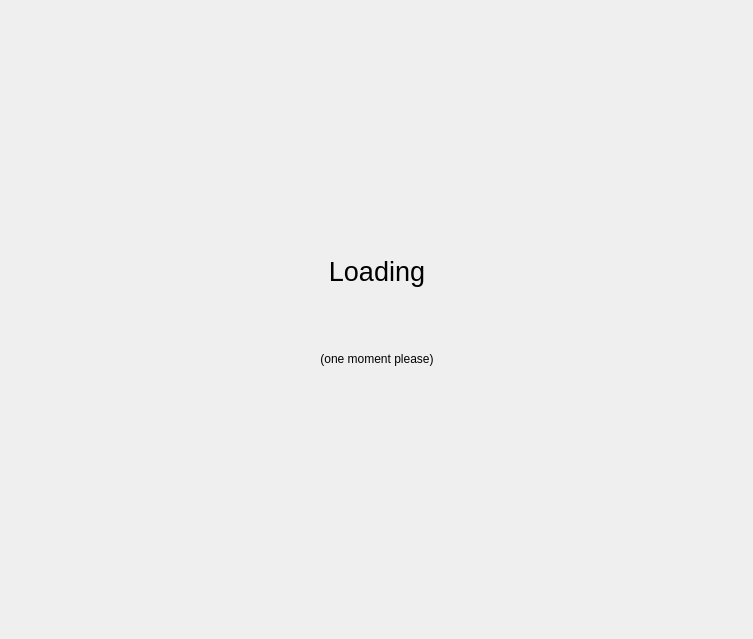
<?xml version="1.0" encoding="UTF-8"?>
<ui version="4.0">
 <class>Form</class>
 <widget class="QWidget" name="Form">
  <property name="geometry">
   <rect>
    <x>0</x>
    <y>0</y>
    <width>753</width>
    <height>639</height>
   </rect>
  </property>
  <property name="windowTitle">
   <string>Form</string>
  </property>
  <layout class="QVBoxLayout" name="verticalLayout_2" stretch="1,1,1">
   <item>
    <spacer name="verticalSpacer">
     <property name="orientation">
      <enum>Qt::Vertical</enum>
     </property>
     <property name="sizeType">
      <enum>QSizePolicy::MinimumExpanding</enum>
     </property>
     <property name="sizeHint" stdset="0">
      <size>
       <width>298</width>
       <height>195</height>
      </size>
     </property>
    </spacer>
   </item>
   <item>
    <widget class="QWidget" name="widget_2" native="true">
     <layout class="QHBoxLayout" name="horizontalLayout" stretch="1,1,1">
      <item>
       <spacer name="horizontalSpacer">
        <property name="orientation">
         <enum>Qt::Horizontal</enum>
        </property>
        <property name="sizeType">
         <enum>QSizePolicy::MinimumExpanding</enum>
        </property>
        <property name="sizeHint" stdset="0">
         <size>
          <width>160</width>
          <height>20</height>
         </size>
        </property>
       </spacer>
      </item>
      <item>
       <widget class="QWidget" name="widget" native="true">
        <property name="sizePolicy">
         <sizepolicy hsizetype="MinimumExpanding" vsizetype="Preferred">
          <horstretch>0</horstretch>
          <verstretch>0</verstretch>
         </sizepolicy>
        </property>
        <property name="minimumSize">
         <size>
          <width>360</width>
          <height>0</height>
         </size>
        </property>
        <property name="maximumSize">
         <size>
          <width>480</width>
          <height>16777215</height>
         </size>
        </property>
        <layout class="QVBoxLayout" name="verticalLayout">
         <item>
          <widget class="QLabel" name="headerLabel">
           <property name="font">
            <font>
             <pointsize>20</pointsize>
            </font>
           </property>
           <property name="text">
            <string>Loading</string>
           </property>
           <property name="alignment">
            <set>Qt::AlignBottom|Qt::AlignHCenter</set>
           </property>
          </widget>
         </item>
         <item>
          <widget class="QLabel" name="loadImageLabel">
           <property name="minimumSize">
            <size>
             <width>132</width>
             <height>20</height>
            </size>
           </property>
           <property name="text">
            <string/>
           </property>
           <property name="alignment">
            <set>Qt::AlignCenter</set>
           </property>
          </widget>
         </item>
         <item>
          <widget class="QLabel" name="infoLabel">
           <property name="text">
            <string>(one moment please)</string>
           </property>
           <property name="alignment">
            <set>Qt::AlignHCenter|Qt::AlignTop</set>
           </property>
          </widget>
         </item>
        </layout>
       </widget>
      </item>
      <item>
       <spacer name="horizontalSpacer_2">
        <property name="orientation">
         <enum>Qt::Horizontal</enum>
        </property>
        <property name="sizeType">
         <enum>QSizePolicy::MinimumExpanding</enum>
        </property>
        <property name="sizeHint" stdset="0">
         <size>
          <width>0</width>
          <height>20</height>
         </size>
        </property>
       </spacer>
      </item>
     </layout>
    </widget>
   </item>
   <item>
    <spacer name="verticalSpacer_2">
     <property name="orientation">
      <enum>Qt::Vertical</enum>
     </property>
     <property name="sizeType">
      <enum>QSizePolicy::MinimumExpanding</enum>
     </property>
     <property name="sizeHint" stdset="0">
      <size>
       <width>20</width>
       <height>0</height>
      </size>
     </property>
    </spacer>
   </item>
  </layout>
 </widget>
 <resources/>
 <connections/>
</ui>
